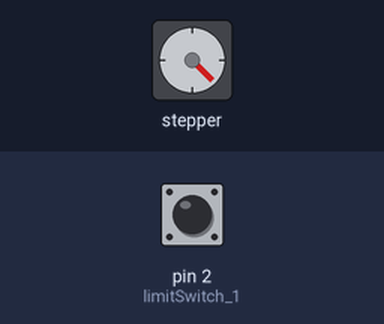
Simulated run of this sketch. Board: Arduino Uno, built with avr-gcc and run on an emulated ATmega328P. On the bench: stepper motor. The inputs (shaded band) are chosen by the test bench; at power-on: pin 2 (limitSwitch_1) HIGH. Stepper angles assume 200 steps per turn; what the sketch prints to the serial monitor is not drawn.

Above: at 1.7 s.
1.8 s: pin 2 (limitSwitch_1) pulled LOW for 0.15 s
At 2.15 s:
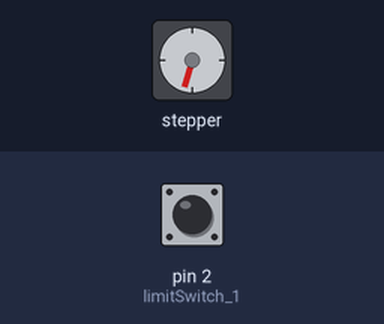
4.9 s: pin 2 (limitSwitch_1) pulled LOW for 1 s
At 5.15 s:
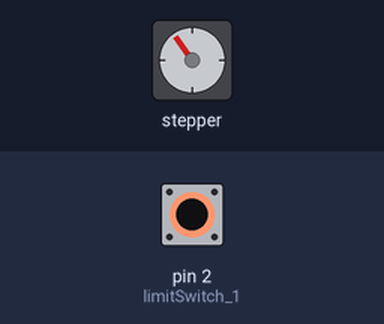
Timing chart, 0 to 19.9 s (numbered marks = the images above; inputs shaded):
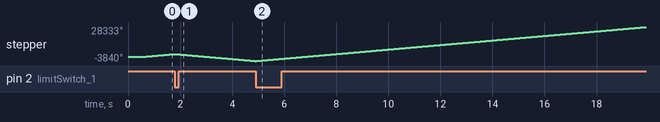

The sketch:

limit_switch.ino
```cpp
#include <AccelStepper.h> //accelstepper library

const byte limitSwitch_1 = 2; //pin for the microswitch using attachInterrupt()
//const byte limitSwitch_2 = 11; //pin for the microswitch using attachInterrupt()

bool switchFlipped = false; //stores the status for flipping
bool previousFlip = true; //stores the previous state for flipping - needed for the direction change


AccelStepper stepper=AccelStepper(1, 4, 7); //AccelStepper(motorInterfaceType, stepPin, dirPin);


void setup()
{
//  Limit Switches
  pinMode(limitSwitch_1, INPUT_PULLUP); // internal pullup resistor (debouncing)
//  pinMode(limitSwitch_2, INPUT_PULLUP); // internal pullup resistor (debouncing)

  attachInterrupt(digitalPinToInterrupt(limitSwitch_1), FlipDirection, FALLING);   //do not change it to 'CHANGE'
// attachInterrupt(digitalPinToInterrupt(limitSwitch_2), FlipDirection, FALLING);
  //---------------------------------------------------------------------------

  //Serial Communication
  Serial.begin(9600); //defining some baud rate
  Serial.println("Testing Accelstepper"); //print a message
  //---------------------------------------------------------------------------

  //Stepper parameters
  //setting up some default values for maximum speed and maximum acceleration
  stepper.setMaxSpeed(5000); //SPEED = Steps / second
  stepper.setAcceleration(1000); //ACCELERATION = Steps /(second)^2
  stepper.setSpeed(1500);

  delay(500);
  //---------------------------------------------------------------------------

}

void loop()
{
  stepper.runSpeed();//step the motor (this will step the motor by 1 step at each loop indefinitely)
  flipCheck();   //checking the flip in each loop
}

void flipCheck()
{
  if(switchFlipped == true)
  {
     //Serial.println(previousFlip); //This was just a control flag for debugging

     if(previousFlip == true) //If the previous flip is 1, we have positive direction
     {
        stepper.setSpeed(1500);
     }
     if(previousFlip == false) //If the previous flip is 0, we have negative direction
     {
       stepper.setSpeed(-1500);
     }
     switchFlipped = false;
  //We have to reset this, so in the next iteration of the loop, the code will not enter this part, only when there was a click again
  }

}

void FlipDirection()
{
  switchFlipped = true; //we change the status to true, so the code will enter the flipCheck() function
  previousFlip = !previousFlip; //change the state to different from the previous - this controls the direction 
}
```
